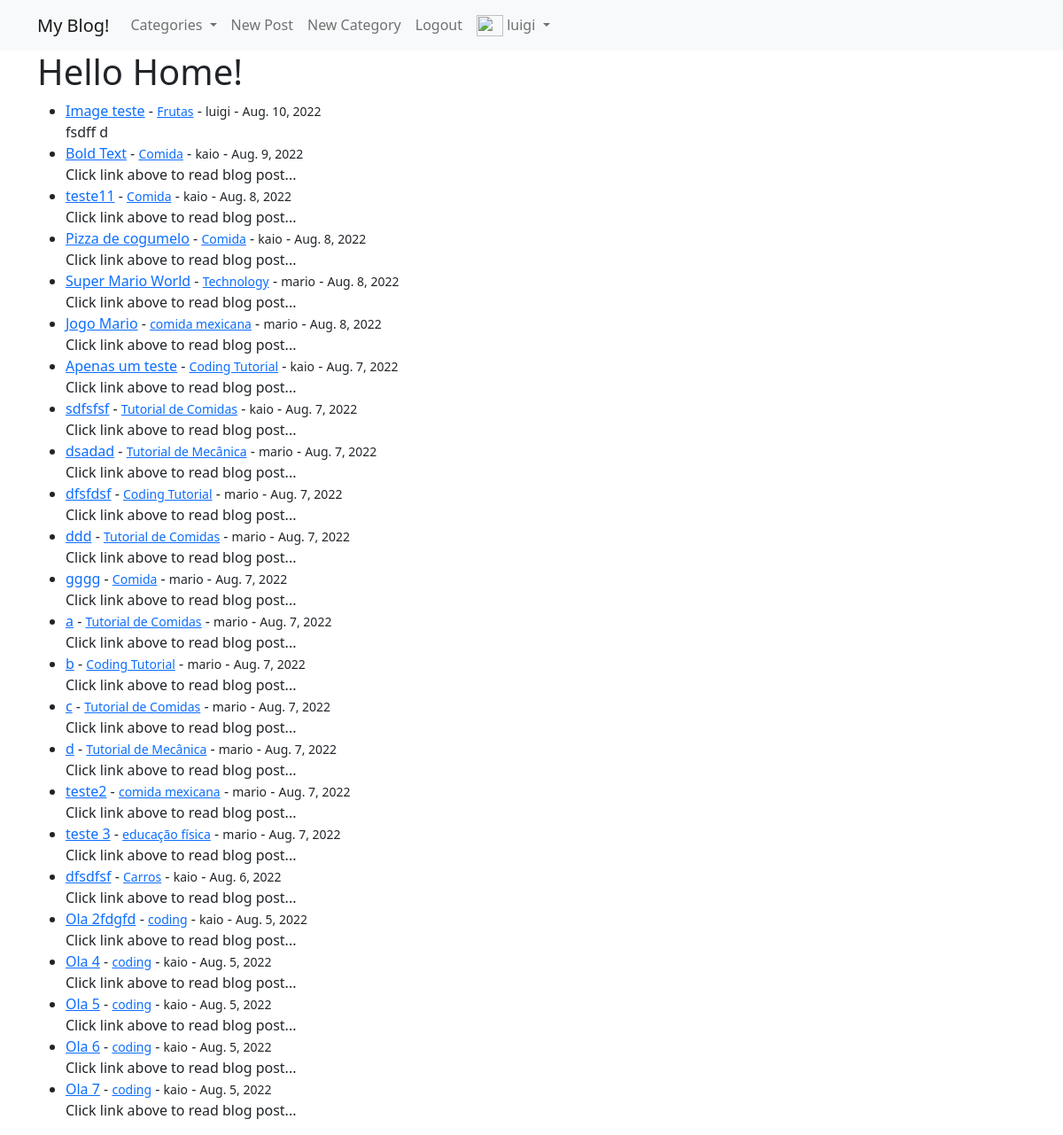
The page / (signed in) on the database its author committed.
### theblog/models.py (models this page shows, shortened)
class Post(models.Model):
  title = models.CharField(max_length=255)
  header_image = models.ImageField(blank=True, null=True, upload_to='images/%Y/%m/%d/')
  title_tag = models.CharField(max_length=255, default="Blog Post")
  author = models.ForeignKey(User, on_delete=models.CASCADE, related_name='posts')
  body = RichTextField(blank=True, null=True)
  create = models.DateField(auto_now_add=True)
  category = models.CharField(max_length=255, default='coding')
  snippet = models.CharField(max_length=255)
  likes = models.ManyToManyField(User, blank=True, related_name='blog_posts')

### theblog/views.py (the view)
# urls.py: path('', views.HomeView.as_view(), name='home'),
class HomeView(ListView):
  model = Post
  template_name = 'theblog/home.html'
  context_object_name = 'posts'
  ordering = ['-create']
  '''
  def get_context_data(self, *args, **kwargs):
    category_menu = Category.objects.all()
    context = super(HomeView, self).get_context_data(*args, **kwargs)
    context['category_menu'] = category_menu
    return context
  '''

### theblog/context_processors.py (called while the page is built)
def categories(request):
   categories = Category.objects.all()
   context = {'categories': categories}
   return context

### theblog/templates/theblog/home.html (shortened to what this page needs)
{% extends 'base.html' %}
{% block content %}
<h1>Hello Home!</h1>
<ul>
  {% for post in posts %}
    <li>
      <a href="{% url 'detail_post' post.id %}">{{post.title}}</a>
      - <small><a href="{% url 'category' post.category %}">{{post.category}}</a></small>
      - <small>{{post.author}}</small>
      - <small>{{post.create}}</small>
    </li>
    {{post.snippet}}
  {% endfor %}
</ul>
{% endblock %}

### static/templates/partials/_navbar.html (shortened to what this page needs)
<nav class="navbar navbar-expand-lg bg-light">
  <div class="container">
    <a class="navbar-brand" href="{% url 'home' %}">My Blog!</a>
    <div class="collapse navbar-collapse" id="navbarSupportedContent">
      <ul class="navbar-nav me-auto mb-2 mb-lg-0">
        {% if categories %}
          <li class="nav-item dropdown">
            <a class="nav-link dropdown-toggle" href="#" role="button" data-bs-toggle="dropdown" aria-expanded="false">
              Categories
            </a>
          </li>
        {% endif %}
        {% if user.is_authenticated %}
          <li class="nav-item">
            <a class="nav-link" href="{% url 'new_post' %}">New Post</a>
          </li>
          <li class="nav-item">
            <a class="nav-link" href="{% url 'new_category' %}">New Category</a>
          </li>
          <li class="nav-item">
            <a class="nav-link" href="{% url 'logout' %}">Logout</a>
          </li>
        {% endif %}
        {% if user.is_authenticated %}
          <li class="nav-item dropdown">
            <a class="nav-link dropdown-toggle" href="#" role="button" data-bs-toggle="dropdown" aria-expanded="false">
              <img src="/docs/5.2/assets/brand/bootstrap-logo.svg" alt="" width="30" height="24" class="d-inline-block align-text-top">
              {{user.username}}
            </a>
          </li>
        {% endif %}
      </ul>
    </div>
  </div>
</nav>

### rows shown on the page
Post: title "Image teste", category "Frutas", author "luigi", create "Aug. 10, 2022", snippet "fsdff d"
Post: title "Bold Text", category "Comida", author "kaio", create "Aug. 9, 2022", snippet "Click link above to read blog post..."
Post: title "teste11", category "Comida", author "kaio", create "Aug. 8, 2022", snippet "Click link above to read blog post..."
Post: title "Pizza de cogumelo", category "Comida", author "kaio", create "Aug. 8, 2022", snippet "Click link above to read blog post..."
Post: title "Super Mario World", category "Technology", author "mario", create "Aug. 8, 2022", snippet "Click link above to read blog post..."
Post: title "Jogo Mario", category "comida mexicana", author "mario", create "Aug. 8, 2022", snippet "Click link above to read blog post..."
Post: title "Apenas um teste", category "Coding Tutorial", author "kaio", create "Aug. 7, 2022", snippet "Click link above to read blog post..."
Post: title "sdfsfsf", category "Tutorial de Comidas", author "kaio", create "Aug. 7, 2022", snippet "Click link above to read blog post..."
Post: title "dsadad", category "Tutorial de Mecânica", author "mario", create "Aug. 7, 2022", snippet "Click link above to read blog post..."
Post: title "dfsfdsf", category "Coding Tutorial", author "mario", create "Aug. 7, 2022", snippet "Click link above to read blog post..."
Post: title "ddd", category "Tutorial de Comidas", author "mario", create "Aug. 7, 2022", snippet "Click link above to read blog post..."
Post: title "gggg", category "Comida", author "mario", create "Aug. 7, 2022", snippet "Click link above to read blog post..."
Post: title "a", category "Tutorial de Comidas", author "mario", create "Aug. 7, 2022", snippet "Click link above to read blog post..."
Post: title "b", category "Coding Tutorial", author "mario", create "Aug. 7, 2022", snippet "Click link above to read blog post..."
Post: title "c", category "Tutorial de Comidas", author "mario", create "Aug. 7, 2022", snippet "Click link above to read blog post..."
Post: title "d", category "Tutorial de Mecânica", author "mario", create "Aug. 7, 2022", snippet "Click link above to read blog post..."
Post: title "teste2", category "comida mexicana", author "mario", create "Aug. 7, 2022", snippet "Click link above to read blog post..."
Post: title "teste 3", category "educação física", author "mario", create "Aug. 7, 2022", snippet "Click link above to read blog post..."
Post: title "dfsdfsf", category "Carros", author "kaio", create "Aug. 6, 2022", snippet "Click link above to read blog post..."
Post: title "Ola 2fdgfd", category "coding", author "kaio", create "Aug. 5, 2022", snippet "Click link above to read blog post..."
Post: title "Ola 4", category "coding", author "kaio", create "Aug. 5, 2022", snippet "Click link above to read blog post..."
Post: title "Ola 5", category "coding", author "kaio", create "Aug. 5, 2022", snippet "Click link above to read blog post..."
Post: title "Ola 6", category "coding", author "kaio", create "Aug. 5, 2022", snippet "Click link above to read blog post..."
Post: title "Ola 7", category "coding", author "kaio", create "Aug. 5, 2022", snippet "Click link above to read blog post..."

### other values the page prints
{{ user.username }} "luigi"
